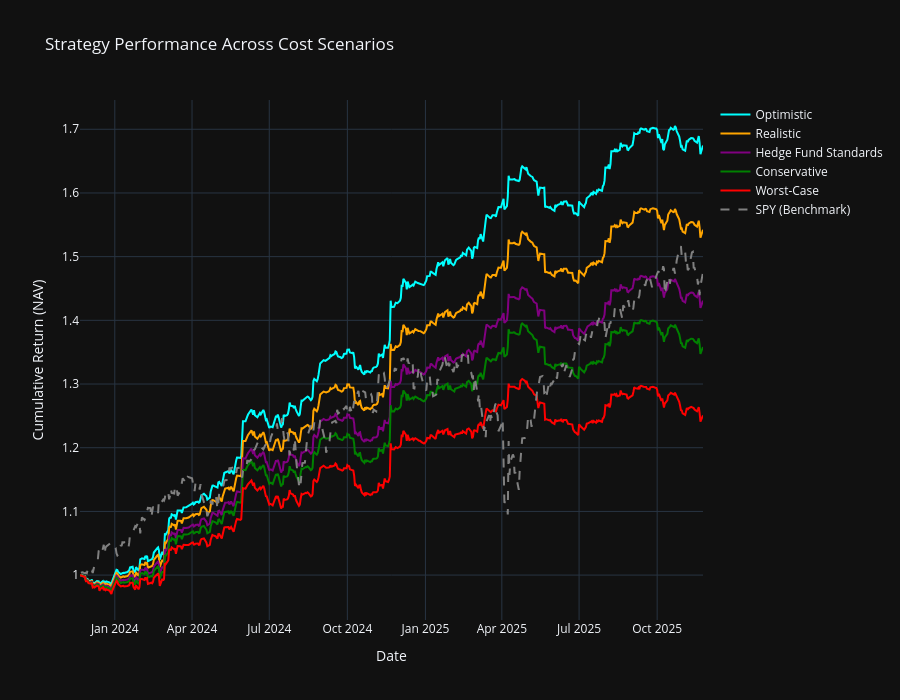

Source (notebook cell):
### Markdown cell above
Step 8: Execute Full Scenario Analysis

### Code cell
if __name__ == "__main__":
    
    print("\nRunning Scenario Analysis")
    
    # Load weights
    weights = pd.read_csv("results/top_pairs_sharpe80_best_strategy_weights.csv")
    
    # Run all scenarios
    scenario_returns = run_scenario_analysis(weights, START, END, scenarios)
    
    # Compute metrics
    metrics_df = compute_scenario_metrics(scenario_returns, spy_returns)
    
    # Display results
    print_scenario_summary(metrics_df)
    calculate_drag(metrics_df)
    
    # Plot
    plot_scenario_analysis(scenario_returns, spy_returns, START, END)
    
    # Save results
    metrics_df.to_csv("results/scenario_analysis_results.csv", index=False)
    print(f"\nScenario analysis saved to: results/scenario_analysis_results.csv")

### Figure 1 — Plotly figure (JSON) as saved in the notebook; plotly's stock layout.template omitted (floating-point values rounded to 4 significant figures; data arrays with more than 128 entries replaced by an {"elided": "..."} marker saying what was removed)
{"data": [{"line": {"color": "cyan", "width": 2}, "mode": "lines", "name": "Optimistic", "type": "scatter", "x": {"elided": "504 str values"}, "y": {"elided": "504 float values"}}, {"line": {"color": "orange", "width": 2}, "mode": "lines", "name": "Realistic", "type": "scatter", "x": {"elided": "504 str values"}, "y": {"elided": "504 float values"}}, {"line": {"color": "purple", "width": 2}, "mode": "lines", "name": "Hedge Fund Standards", "type": "scatter", "x": {"elided": "504 str values"}, "y": {"elided": "504 float values"}}, {"line": {"color": "green", "width": 2}, "mode": "lines", "name": "Conservative", "type": "scatter", "x": {"elided": "504 str values"}, "y": {"elided": "504 float values"}}, {"line": {"color": "red", "width": 2}, "mode": "lines", "name": "Worst-Case", "type": "scatter", "x": {"elided": "504 str values"}, "y": {"elided": "504 float values"}}, {"line": {"color": "gray", "dash": "dash", "width": 2}, "mode": "lines", "name": "SPY (Benchmark)", "type": "scatter", "x": {"elided": "503 str values"}, "y": {"elided": "503 float values"}}], "layout": {"height": 700, "hovermode": "x unified", "title": {"text": "Strategy Performance Across Cost Scenarios"}, "xaxis": {"title": {"text": "Date"}}, "yaxis": {"title": {"text": "Cumulative Return (NAV)"}}}}
